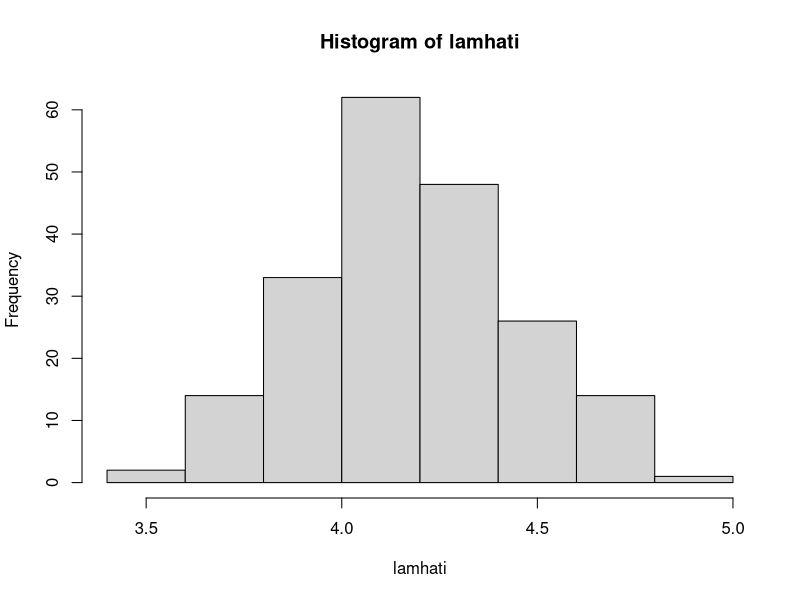
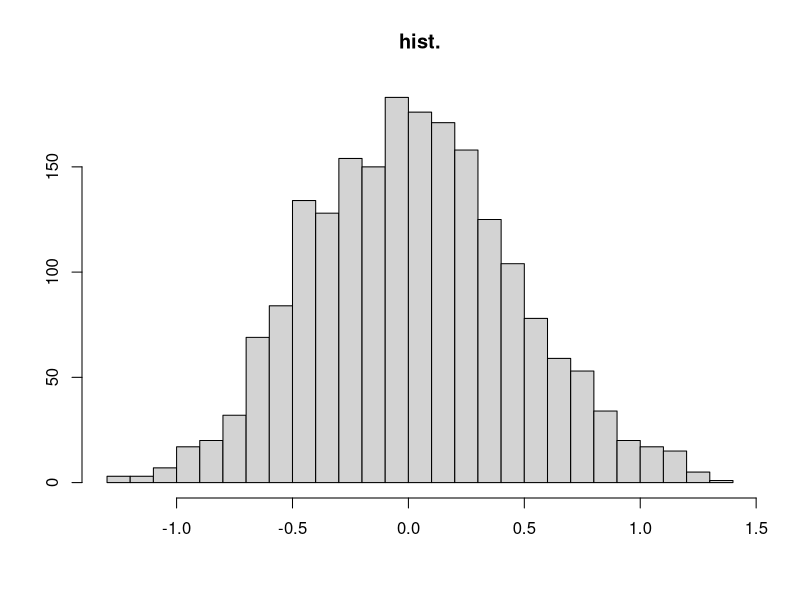
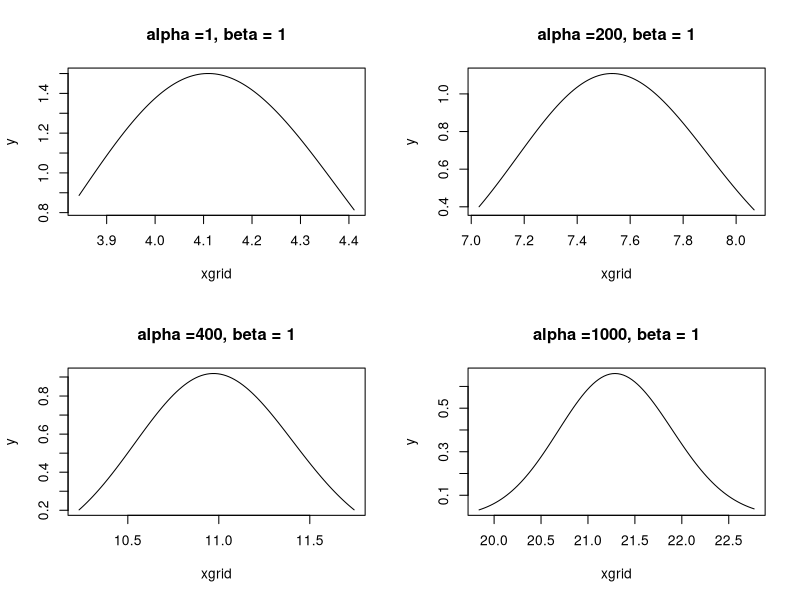
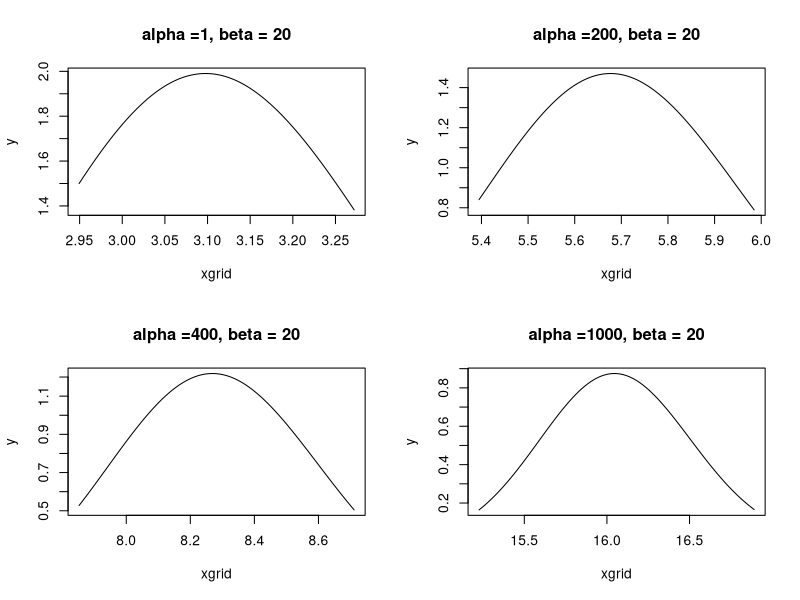
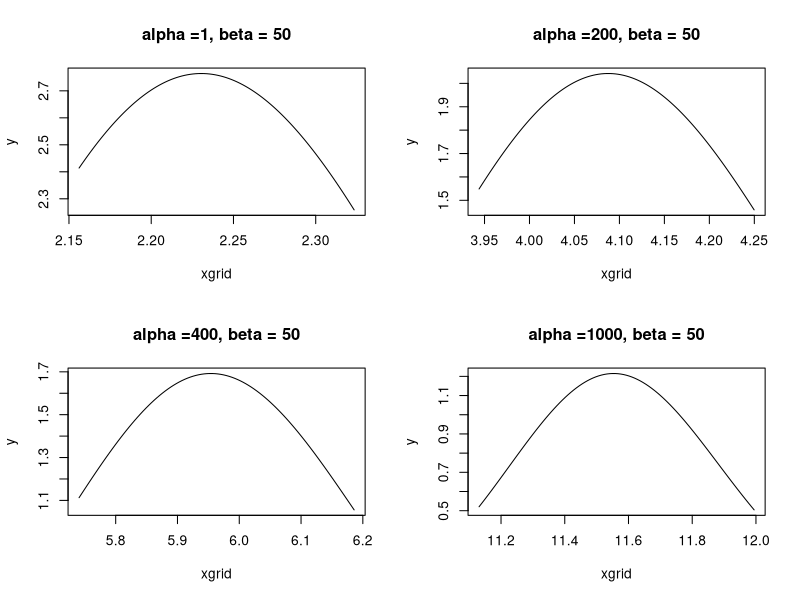
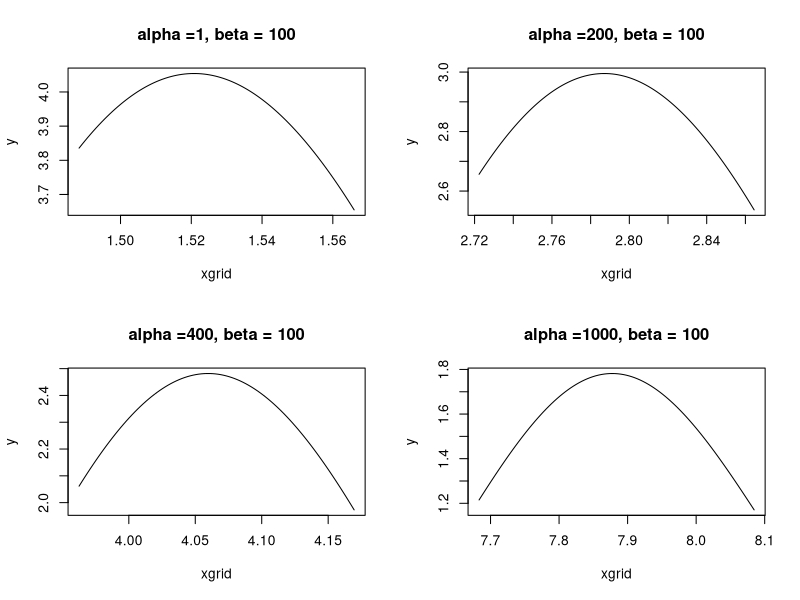
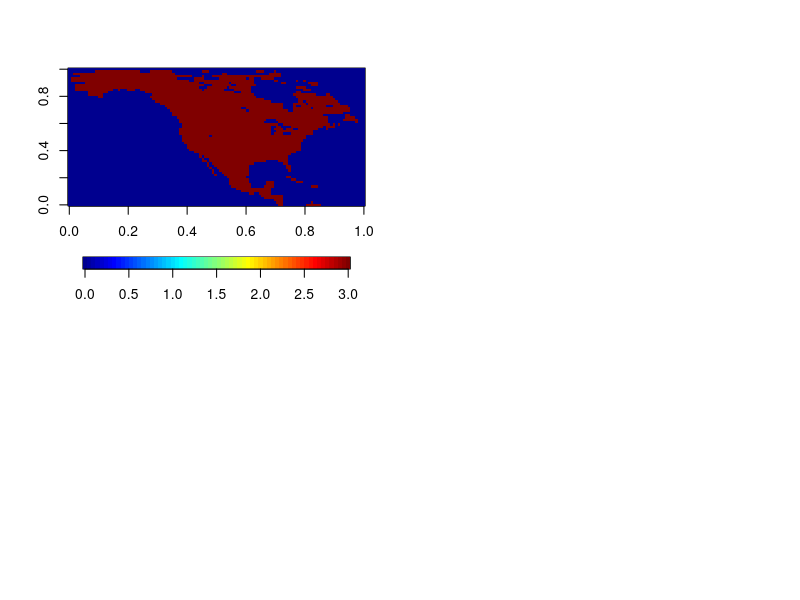
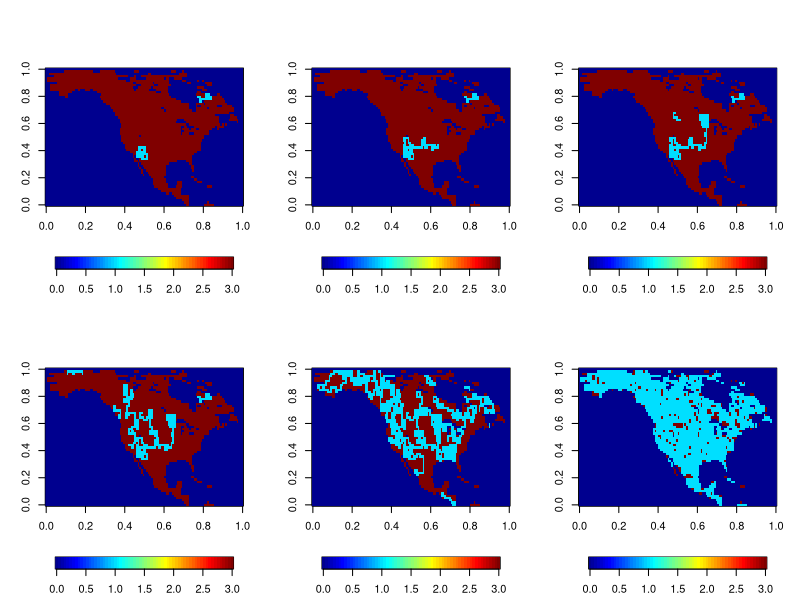

Write R code to recreate these figures, in order.
## ---- chunk 1
airline <- read.table('airlines.dta', head = F)
airline$V3 <- airline$V3/1000
lamhat <- sum(airline[2])/sum(airline[3])
B = 200 
n = nrow(airline)
lamhati <- numeric(B)
for ( i in 1:B) {
  bs <- rpois(n, lamhat * airline[[3]])
  lamhati[i] <- sum(bs)/sum(airline[3])
}
bias <- 1/B*sum(lamhati) - lamhat
mse <- 1/B* sum((lamhati - lamhat)^2)
bias;mse
hist(lamhati)
## ---- chunk 2
B=2000 
lamhati=numeric(B)
for (i in 1:B){
  U=1+n*runif(n,0,1); S=airline[floor(U), ]
  lamhati[i] <- sum(S[2])/sum(S[3])
}
hist(lamhati - lamhat,30,main='hist.',xlab='',ylab='')
mean(lamhati - lamhat)  
mse <- mean((lamhati - lamhat)^2)
bias; mse
## ---- chunk 3
B = 2000 
lamhati = numeric(B)


trial <- function(a, b) {
beta0 <- b
alpha0 <- a
betastar <- beta0 + sum(airline[3])
alphastar <- alpha0 + sum(airline[2])
alphastar; betastar

mean <- alphastar/betastar
var <- alphastar/(betastar^2)
mean;var

xgrid <- seq(mean - 4*var, mean + 4*var, length.out = 100) 
y <- dgamma(xgrid, shape = alphastar, scale = 1/betastar)
plot(xgrid, y, 'l', main = paste0("alpha =", a, ", beta = ", b))
return (c(a, b, mean, var))
}

a <- c(1, 200, 400, 1000)
b <- c(1, 20, 50, 100)
abgrid <- expand.grid(a, b)
par(mfrow = c(2, 2))
miumiu <- sapply(1:16, function(i) {trial(abgrid[i,1], abgrid[i,2])})
table <- data.frame(alpha = miumiu[1,], beta = miumiu[2, ], mean = miumiu[3, ], var = miumiu[4,])
table
## ---- chunk 4
func <- function(a, b) {
  beta0 <- b
  alpha0 <- a
  betastar <- beta0 + sum(airline[3])
  alphastar <- alpha0 + sum(airline[2])
  lami <- rexp(n, 40)
  weight <- lami^(alphastar-1)*exp(-(betastar-1)*lami)
  sum(weight)
  mean <- mean(lami*weight/sum(weight))
  var <- var(lami*weight/sum(weight))  
  return (c(a, b, mean, var))
}

miumiu <- sapply(1:16, function(i) {func(abgrid[i,1], abgrid[i,2])})
table <- data.frame(alpha = miumiu[1,], beta = miumiu[2, ], mean = miumiu[3, ], var = miumiu[4,])
table
## ---- chunk 5
LAI = read.table("LAI.csv", sep = ",")
LAI = as.matrix(LAI)

T = dim(LAI)[1] 
Tlist = 1:T 
LAI = sapply(Tlist, function(i) matrix(LAI[i,], nrow=120, ncol=60, byrow=T), 
             simplify="array")
library(fields) 

L = (LAI[,,7] > 0) * 3
image.plot(L, horizontal = T)
pool <- which(L > 0)
T = 0
# begein of loop 
par(mfrow = c(2,3))
repeat {
  x <- sample(pool, 1) 
  
  repeat {
    if (L[x] == 3) L[x] = 1 
    pool <- pool[pool != x] 
    if (length(pool) == 0) break  
    if (x <= 120 | x == 1) {
      possible <- c(1, -1, 120) +x 
    }else possible <- c(-1, 1, 120, -120) +x 
    
    if (sum(L[possible] == 3) != 0)  {# find new point {
      newx <- ifelse(sum(L[possible] == 3) == 1, possible[L[possible] == 3], sample(possible[L[possible] == 3], 1)) 
    } else {
      break   
    }
    
    x = newx 
    T = T + 1
    if (sum(T == c(50, 100, 150, 300, 1000, 2000)) == 1) {
      
      image.plot(L, horizontal = T)
      
    }
 
  }
    if (T >= 3000)break
  if (length(pool) == 0) break 
}

image.plot(L, horizontal = T)
